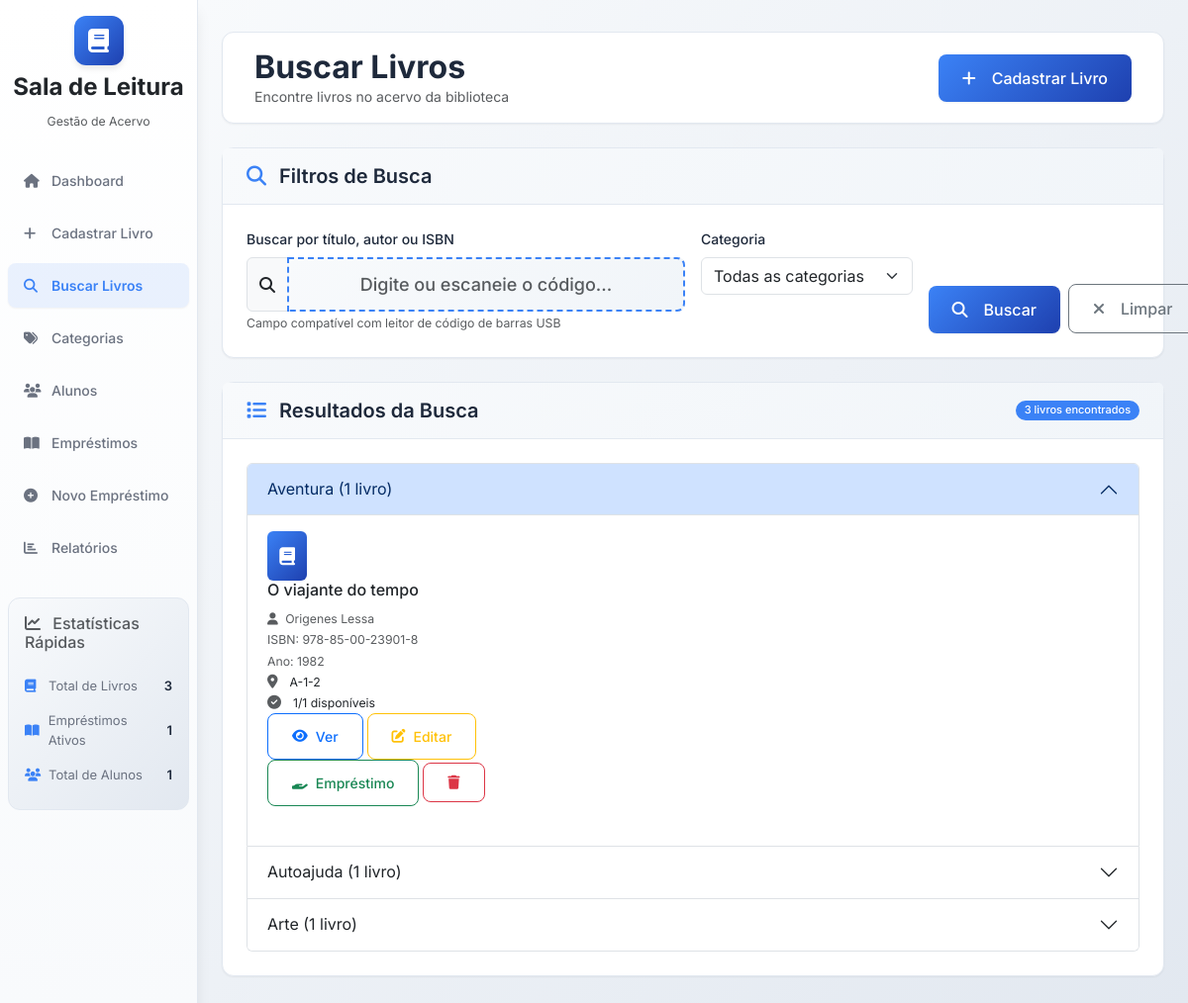
/books, run on the app's committed database.
### database/models.py (models this page shows, shortened)
class Category(db.Model):
    __tablename__ = 'categories'
    id = db.Column(db.String(36), primary_key=True, default=generate_uuid)
    name = db.Column(db.String(100), nullable=False, unique=True)
    description = db.Column(db.Text)
    color = db.Column(db.String(7), default='#3b82f6')
    active = db.Column(db.Boolean, default=True)
    created_date = db.Column(db.DateTime, default=datetime.utcnow)
    updated_date = db.Column(db.DateTime, default=datetime.utcnow, onupdate=datetime.utcnow)
    books = db.relationship('Book', backref='category_obj', lazy=True)

class Book(db.Model):
    __tablename__ = 'books'
    id = db.Column(db.String(36), primary_key=True, default=generate_uuid)
    title = db.Column(db.String(200), nullable=False)
    author = db.Column(db.String(200), nullable=False)
    isbn = db.Column(db.String(20), unique=True)
    total_copies = db.Column(db.Integer, nullable=False)
    category = db.Column(db.String(36), db.ForeignKey('categories.id'))
    publisher = db.Column(db.String(200))
    publication_year = db.Column(db.Integer)
    description = db.Column(db.Text)
    cover_image = db.Column(db.String(500))
    qr_code = db.Column(db.String(100), unique=True)
    created_date = db.Column(db.DateTime, default=datetime.utcnow)
    updated_date = db.Column(db.DateTime, default=datetime.utcnow, onupdate=datetime.utcnow)
    copies = db.relationship('BookCopy', backref='book', lazy=True, cascade='all, delete-orphan')
    loans = db.relationship('Loan', backref='book', lazy=True)
    @property
    def available_copies(self):
        return db.session.query(func.count(BookCopy.id)).filter(
            BookCopy.book_id == self.id, BookCopy.status == 'available'
        ).scalar()

class BookCopy(db.Model):
    __tablename__ = 'book_copies'
    id = db.Column(db.String(36), primary_key=True, default=generate_uuid)
    book_id = db.Column(db.String(36), db.ForeignKey('books.id'), nullable=False)
    copy_number = db.Column(db.Integer, nullable=False)
    shelf = db.Column(db.String(10), nullable=False)
    shelf_section = db.Column(db.String(10), nullable=False)
    position_number = db.Column(db.Integer, nullable=False)
    status = db.Column(db.String(20), db.CheckConstraint("status IN ('available', 'loaned', 'maintenance', 'lost')"), default='available', nullable=False)
    condition = db.Column(db.String(20), db.CheckConstraint("condition IN ('excellent', 'good', 'fair', 'poor')"), default='good', nullable=False)
    notes = db.Column(db.Text)
    created_date = db.Column(db.DateTime, default=datetime.utcnow)
    updated_date = db.Column(db.DateTime, default=datetime.utcnow, onupdate=datetime.utcnow)
    loans = db.relationship('Loan', backref='book_copy', lazy=True)

### app.py (the view, shortened to what this page needs)
    @app.route('/books', methods=['GET'])
    def search_books():
        page = request.args.get('page', 1, type=int)
        search = request.args.get('search', '').strip()
        category_filter = request.args.get('category', '')
        query = Book.query
        if category_filter:
            query = query.filter_by(category=category_filter)
        books = query.order_by(Book.title).paginate(page=page, per_page=Config.BOOKS_PER_PAGE, error_out=False)
        categories = Category.query.filter_by(active=True).order_by(Category.name).all()
        books_by_category = {}
        for book in books.items:
            category_name = book.category_obj.name if book.category_obj else "Sem Categoria"
            if category_name not in books_by_category:
                books_by_category[category_name] = []
            books_by_category[category_name].append(book)
        return render_template('books/search_books.html',
                            books=books,
                            categories=categories,
                            search=search,
                            category_filter=category_filter,
                            books_by_category=books_by_category)

### templates/books/search_books.html (shortened to what this page needs)
{% extends "base.html" %}
{% block content %}
<div class="main-header d-flex justify-content-between align-items-center py-3 mb-4">
    <div>
        <h1 class="h2 mb-0">Buscar Livros</h1>
        <p class="text-muted mb-0">Encontre livros no acervo da biblioteca</p>
    </div>
    <a href="/books/add" class="btn btn-primary">
        <i class="fas fa-plus me-2"></i>
        Cadastrar Livro
    </a>
</div>
<div class="card mb-4 fade-in">
    <div class="card-header">
        <h5 class="mb-0">
            <i class="fas fa-search text-primary me-2"></i>
            Filtros de Busca
        </h5>
    </div>
    <div class="card-body">
        <form method="GET" class="row g-3">
            <div class="col-md-6">
                <label for="search" class="form-label">Buscar por título, autor ou ISBN</label>
                <div class="input-group">
                    <span class="input-group-text">
                        <i class="fas fa-search"></i>
                    </span>
                    <input type="text" class="form-control scanner-input" id="searchInput" name="search"
                           value="{{ search }}" placeholder="Digite ou escaneie o código...">
                </div>
                <small class="form-text text-muted">
                    Campo compatível com leitor de código de barras USB
                </small>
            </div>
            <div class="col-md-3">
                <label for="category" class="form-label">Categoria</label>
                <select class="form-select" name="category" onchange="this.form.submit()">
                    <option value="">Todas as categorias</option>
                </select>
            </div>
            <div class="col-md-3 d-flex align-items-end">
                <button type="submit" class="btn btn-primary me-2">
                    <i class="fas fa-search me-2"></i>
                    Buscar
                </button>
                <a href="/books" class="btn btn-outline-secondary">
                    <i class="fas fa-times me-2"></i>
                    Limpar
                </a>
            </div>
        </form>
    </div>
</div>
<div class="card fade-in" style="animation-delay: 0.2s">
    <div class="card-header d-flex justify-content-between align-items-center">
        <h5 class="mb-0">
            <i class="fas fa-list text-primary me-2"></i>
            Resultados da Busca
        </h5>
        {% if books and books.items %}
            <span class="badge bg-primary">
                {{ books.total }} livro{{ 's' if books.total != 1 else '' }} encontrado{{ 's' if books.total != 1 else '' }}
            </span>
        {% endif %}
    </div>
    <div class="card-body">
        {% if books and books.items %}
            <div class="accordion" id="booksAccordion">
                {% for category_name, books_list in books_by_category.items() %}
                    <div class="accordion-item">
                        <h2 class="accordion-header" id="heading{{ loop.index }}">
                            <button class="accordion-button {% if not loop.first %}collapsed{% endif %}" type="button" data-bs-toggle="collapse" data-bs-target="#collapse{{ loop.index }}" aria-expanded="true" aria-controls="collapse{{ loop.index }}">
                                {{ category_name }} ({{ books_list|length }} livro{{ 's' if books_list|length != 1 else '' }})
                            </button>
                        </h2>
                        <div id="collapse{{ loop.index }}" class="accordion-collapse collapse {% if loop.first %}show{% endif %}" aria-labelledby="heading{{ loop.index }}" data-bs-parent="#booksAccordion">
                            <div class="accordion-body">
                                <div class="row">
                                    {% for book in books_list %}
                                    <div class="col-md-6 col-lg-4 mb-4">
                                        <div class="book-card">
                                            <div class="book-header">
                                                <div class="book-cover">
                                                    <i class="fas fa-book"></i>
                                                </div>
                                                <div class="book-info">
                                                    <h6 class="book-title">{{ book.title }}</h6>
                                                    <div class="book-details">
                                                        <small class="text-muted">
                                                            <i class="fas fa-user me-1"></i>
                                                            {{ book.author }}
                                                        </small>
                                                        {% if book.isbn %}
                                                            <br>
                                                            <small class="text-muted">ISBN: {{ book.isbn }}</small>
                                                        {% endif %}
                                                        {% if book.publication_year %}
                                                            <br>
                                                            <small class="text-muted">Ano: {{ book.publication_year }}</small>
                                                        {% endif %}
                                                    </div>
                                                </div>
                                            </div>
                                            <div class="book-body">
                                                <div class="book-stat">
                                                    <i class="fas fa-map-marker-alt text-muted me-2"></i>
                                                    <small>
                                                        {% set first_copy = book.copies|first if book.copies else none %}
                                                        {{ first_copy.shelf }}-{{ first_copy.shelf_section }}-{{ first_copy.position_number }} {% if book.total_copies > 1 %}+ {{ book.total_copies - 1 }} outros{% endif %}
                                                    </small>
                                                </div>
                                                <div class="book-stat">
                                                    <i class="fas fa-check-circle text-muted me-2"></i>
                                                    <small>{{ book.available_copies }}/{{ book.total_copies }} disponíveis</small>
                                                </div>
                                            </div>
                                            <div class="book-actions">
                                                <a href="/books/{{ book.id }}" class="btn btn-outline-primary btn-sm">
                                                    <i class="fas fa-eye"></i>
                                                    Ver
                                                </a>
                                                <a href="/books/{{ book.id }}/edit" class="btn btn-outline-warning btn-sm">
                                                    <i class="fas fa-edit"></i>
                                                    Editar
                                                </a>
                                                {% if book.available_copies > 0 %}
                                                    <a href="/loans/new?book_id={{ book.id }}" class="btn btn-outline-success btn-sm">
                                                        <i class="fas fa-hand-holding"></i>
                                                        Empréstimo
                                                    </a>
                                                {% endif %}
                                                <form method="POST" action="/books/{{ book.id }}/delete" class="d-inline"
                                                      onsubmit="return confirmDelete('Tem certeza que deseja excluir este livro?')">
                                                    <button type="submit" class="btn btn-outline-danger btn-sm">
                                                        <i class="fas fa-trash"></i>
                                                    </button>
                                                </form>
                                            </div>
                                        </div>
                                    </div>
                                    {% endfor %}
                                </div>
                            </div>
                        </div>
                    </div>
                {% endfor %}
            </div>
        {% endif %}
    </div>
</div>
{% endblock %}

### static/css/style.css (style rules this page uses)
:root { --primary-color: #3b82f6; --secondary-color: #6b7280; --success-color: #10b981; --warning-color: #f59e0b; --danger-color: #ef4444; --info-color: #06b6d4; --light-color: #f8fafc; --dark-color: #1e293b; --border-color: #e2e8f0; --shadow-sm: 0 1px 2px 0 rgba(0, 0, 0, 0.05); --shadow-md: 0 4px 6px -1px rgba(0, 0, 0, 0.1); --shadow-lg: 0 10px 15px -3px rgba(0, 0, 0, 0.1); }
* { margin: 0; padding: 0; box-sizing: border-box; }
body { font-family: 'Inter', sans-serif; font-size: 14px; line-height: 1.5; color: var(--dark-color); background: linear-gradient(135deg, #f8fafc 0%, #e2e8f0 100%); min-height: 100vh; }
.main-header { background: white; border-radius: 12px; padding: 2rem; margin-bottom: 2rem; box-shadow: var(--shadow-sm); border: 1px solid var(--border-color); }
.main-header h1 { color: var(--dark-color); font-weight: 700; margin-bottom: 0.5rem; }
.card { border: 1px solid var(--border-color); border-radius: 12px; box-shadow: var(--shadow-sm); background: white; transition: all 0.2s ease; }
.card-header { background: linear-gradient(135deg, #f8fafc 0%, #f1f5f9 100%); border-bottom: 1px solid var(--border-color); padding: 1rem 1.5rem; border-radius: 12px 12px 0 0; }
.card-header h5 { font-weight: 600; color: var(--dark-color); margin: 0; }
.card-body { padding: 1.5rem; }
.form-control { border: 1px solid var(--border-color); border-radius: 8px; padding: 0.75rem 1rem; font-size: 14px; transition: all 0.2s ease; }
.form-label { font-weight: 500; color: var(--dark-color); margin-bottom: 0.5rem; }
.scanner-input { font-size: 18px !important; text-align: center; font-weight: 500; background: linear-gradient(135deg, #f8fafc 0%, #f1f5f9 100%); border: 2px dashed var(--primary-color); }
.btn { border-radius: 8px; font-weight: 500; padding: 0.75rem 1.5rem; transition: all 0.2s ease; display: inline-flex; align-items: center; gap: 0.5rem; }
.btn-primary { background: linear-gradient(135deg, var(--primary-color) 0%, #1e40af 100%); border: none; color: white; box-shadow: var(--shadow-sm); }
.book-cover { width: 40px; height: 50px; background: linear-gradient(135deg, var(--primary-color) 0%, #1e40af 100%); border-radius: 6px; display: flex; align-items: center; justify-content: center; color: white; font-size: 18px; box-shadow: var(--shadow-sm); }
.fade-in { animation: fadeIn 0.6s ease-out; }
.badge { font-size: 11px; font-weight: 500; padding: 0.4em 0.8em; border-radius: 20px; }
.text-primary { color: var(--primary-color) !important; }
.bg-primary { background-color: var(--primary-color) !important; }

### data on the page
Category: name "Aventura", books_list "1"
Book: title "O viajante do tempo", author "Origenes Lessa", isbn "978-85-00-23901-8", publication_year "1982", available_copies "1", total_copies "1"
BookCopy: shelf "A", shelf_section "1", position_number "2"
Category: name "Autoajuda", books_list "1"
Category: name "Arte", books_list "1"

### other printed values
{{ books.total }} "3"
{{ 's' if books.total != 1 else '' }} "s"
